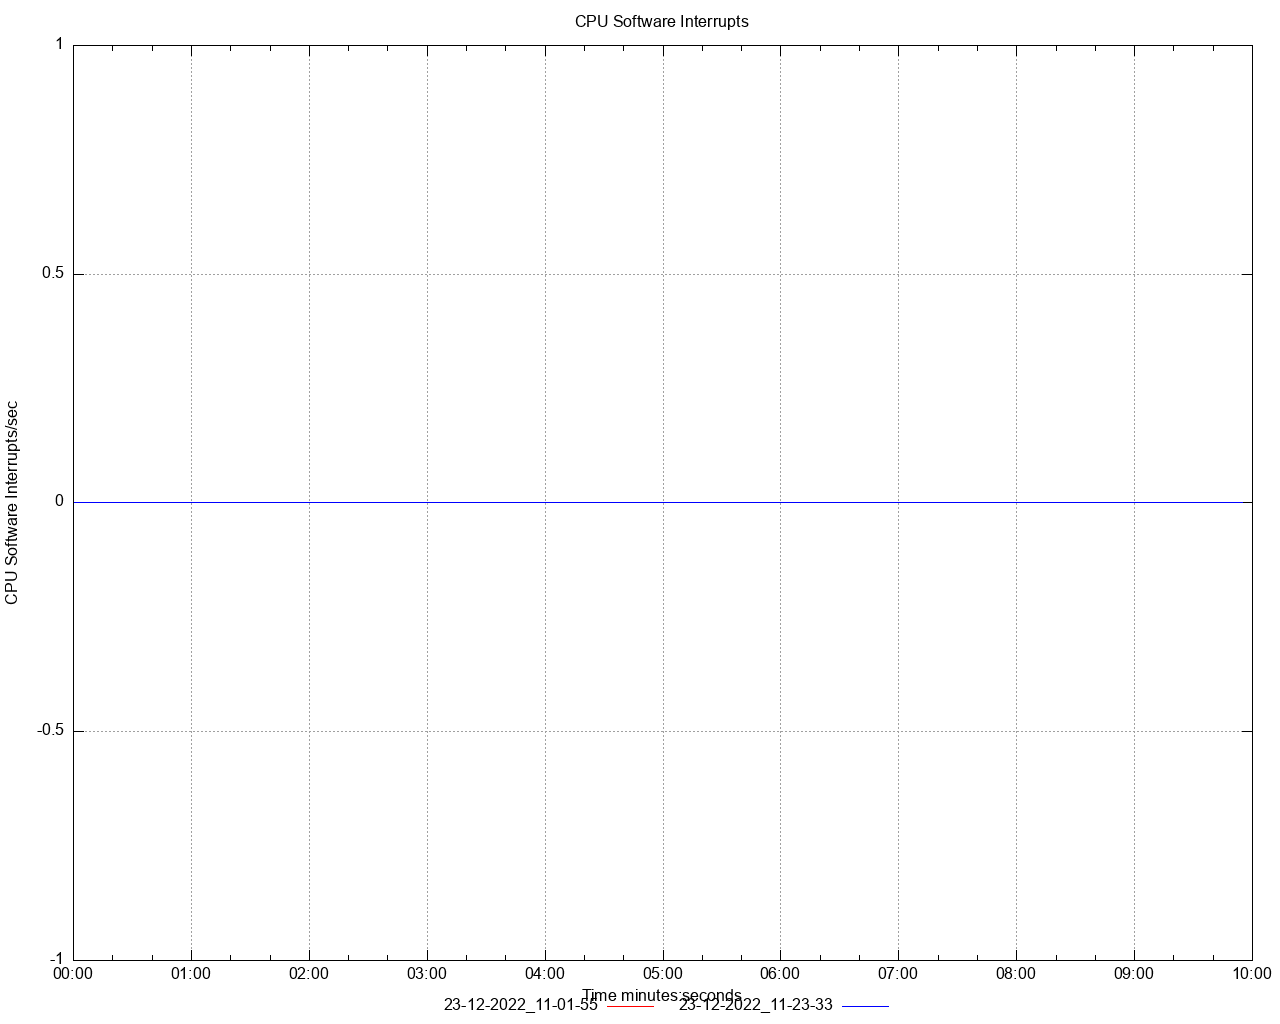

Recreate this plot in gnuplot.
set title 'CPU Software Interrupts' noenhanced
set style data lines
set datafile separator ","
set terminal png size 1280,1024
set grid
set key below
set xdata time
set timefmt "%s"
offset = 0
t0(x)=(offset=($0==0) ? x : offset, x - offset)
set xlabel 'Time minutes:seconds'
set ylabel 'CPU Software Interrupts/sec'
set output '/Users/ahmet.mircik/Workspace/python/hazelcast-simulator/offload-benchmarks/report/dstat/cpu_software_interrupts_A2.png'
plot \
   '/Users/ahmet.mircik/Workspace/python/hazelcast-simulator/offload-benchmarks/report/data/cpu_software_interrupts_A2_1.data' using (t0(timecolumn(1))):2 title "23-12-2022_11-01-55" noenhanced lt rgb "red", \
   '/Users/ahmet.mircik/Workspace/python/hazelcast-simulator/offload-benchmarks/report/data/cpu_software_interrupts_A2_2.data' using (t0(timecolumn(1))):2 title "23-12-2022_11-23-33" noenhanced lt rgb "blue", \
